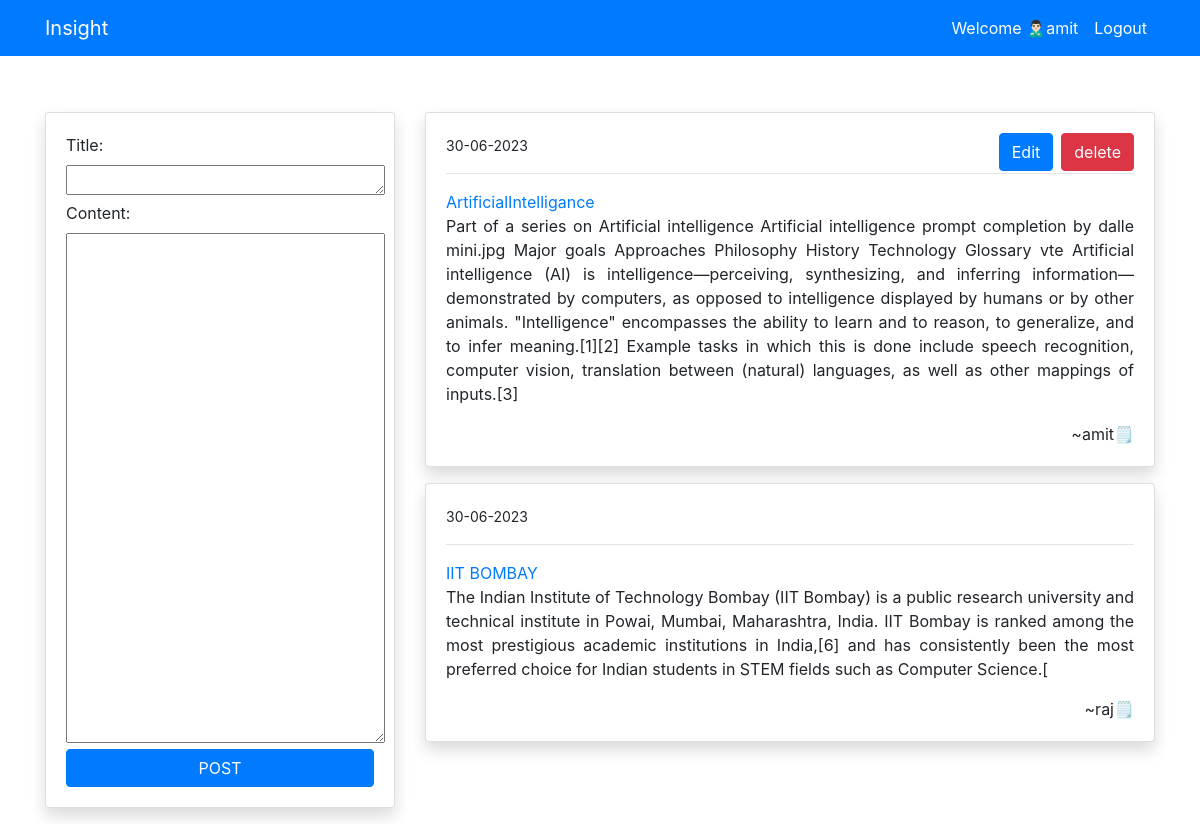
The page /blog (signed in) on the database its author committed.
### blog/models.py (models this page shows, shortened)
class PostModel(models.Model):
    title=models.CharField(max_length=100)
    content=models.TextField()
    author=models.ForeignKey(User,on_delete=models.CASCADE)
    date_created=models.DateTimeField(auto_now_add=True)
    class Meta:
        ordering = ('-date_created',)

### blog/views.py (the view)
# urls.py: path('blog',views.index,name='blog-index'),
def index(request):
    posts=PostModel.objects.all()
    if request.method == 'POST':
        form=PostModelForm(request.POST)
        if form.is_valid():
            instance = form.save(commit=False)
            instance.author = request.user
            instance.save()
            return redirect('blog-index')
    else:
        form = PostModelForm()
    context={
        'posts':posts,
        'form':form
    }
    return render(request,'blog/index.html',context)

### blog/forms.py
class PostModelForm(forms.ModelForm):
    content = forms.CharField(widget=forms.Textarea(attrs={'rows':21,'cols':29}))
    title = forms.CharField(widget=forms.Textarea(attrs={'rows':1.5,'cols':29}))
    class Meta:
        model=PostModel
        fields=('title','content')

### templates/blog/index.html (shortened to what this page needs)
{% extends 'partials/base.html' %}
{% block content %}
<div class="container">
    <div class="row mt-5 pt-5">
        <div class="col-md-4">
            <div class="card my-3 shadow">
                <div class="card-body">
                    <form method="POST">
                        {{ form }}
                        <input class="btn btn-primary btn-block" type="submit" value="POST">
                    </div>
                </div>
            </div>
        <div class="col-md-8">
            {% for post in posts %}
            <div class='card shadow my-3'>
                <div class="card-body">
                    <div class="row">
                        <div class="col-md-12">
             <small>{{ post.date_created|date:"d-m-Y" }}</small>
            {% if user.id == post.author.id %}
             <a name="" id="" class="btn btn-danger float-right ml-2" href="#" role="button">delete</a>
                <a name="" id="" class="btn btn-primary float-right " href="#" role="button">Edit</a>
                            {% endif %}
                            <hr>
                        <a href="">{{ post.title}} </a>
                        <p class="text-justify">
                          {{ post.content}}</p>
                          <p class="float-right mb-0">~{{post.author}}🗒️</p>
                        </div>
                    </div>
                </div>
            </div>
            {% endfor %}
        </div>
    </div>
</div>
{% endblock %}

### templates/partials/nav.html (shortened to what this page needs)
<nav class="navbar navbar-expand-lg navbar-primary bg-primary fixed-top">
  {% if request.user.is_authenticated %}
 <div class="container">
    <a class="navbar-brand text-white" href="{% url 'blog-index' %}">Insight</a>
  <div class="collapse navbar-collapse" id="navbarSupportedContent">
      <ul class="navbar-nav ml-auto">
        <li class="nav-item active">
          <a class="nav-link text-white" href="#">Welcome 🙎🏻‍♂️{{ user }} <span class="sr-only">(current)</span></a>
        </li>
        <li class="nav-item">
          <a class="nav-link text-white" href="{% url 'users-logout'%}">Logout</a>
        </li>
      </ul>
{% endif %}
</nav>

### rows shown on the page
PostModel: date_created "30-06-2023", shows "delete", title "ArtificialIntelligance", content "Part of a series on Artificial intelligence Artificial intelligence prompt completion by dalle mini.jpg Major goals Approaches Philosophy History Technology Glossary vte Artificial intelligence (AI) is intelligence—perceiving, synthesizing, and inferring information—demonstrated by computers, as opposed to intelligence displayed by humans or by other animals. \"Intelligence\" encompasses the ability to learn and to reason, to generalize, and to infer meaning.[1][2] Example tasks in which this is done include speech recognition, computer vision, translation between (natural) languages, as well as other mappings of inputs.[3]", author "amit"
PostModel: date_created "30-06-2023", title "IIT BOMBAY", content "The Indian Institute of Technology Bombay (IIT Bombay) is a public research university and technical institute in Powai, Mumbai, Maharashtra, India. IIT Bombay is ranked among the most prestigious academic institutions in India,[6] and has consistently been the most preferred choice for Indian students in STEM fields such as Computer Science.[", author "raj"

### other values the page prints
{{ user }} "amit"
